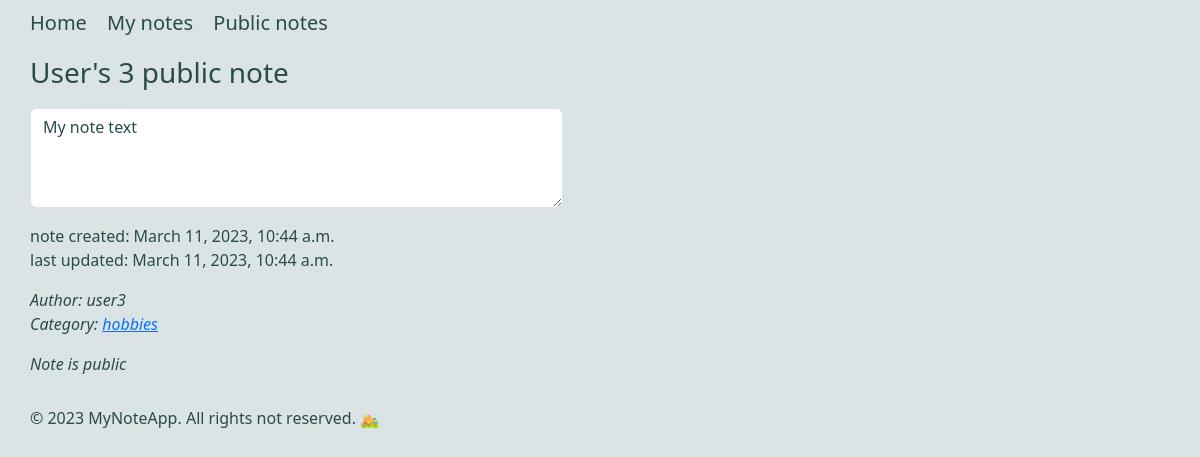
Screenshot of /note_42/ with the database file from the repository.
### notes/models.py (models this page shows, shortened)
class Note(models.Model):
    title = models.CharField(max_length=200)
    text = models.TextField()
    created_date = models.DateTimeField(auto_now_add=True)
    upd_date = models.DateTimeField(auto_now=True)
    reminder = models.DateTimeField(null=True, blank=True)
    author = models.ForeignKey(User, on_delete=models.CASCADE)
    category = models.ForeignKey(Category, on_delete=models.CASCADE, related_name='notes', null=True, blank=True)
    public = models.BooleanField(default=False)

class Category(models.Model):
    title = models.CharField(max_length=200)

### notes/views.py (the view)
# urls.py: path('note_<int:note_id>/', views.note_detail, name='note_detail'),
def note_detail(request, note_id):
    note = get_object_or_404(Note, pk=note_id)
    if note.author == request.user or note.public:
        return render(request, 'notes/note_detail.html', {'note': note})
    else:
        messages.error(request, "Requested note either does not exist or you do not have access to it.")
        return redirect('notes:homepage')

### notes/templates/notes/note_detail.html (shortened to what this page needs)
{% extends 'base.html' %}
{% block content %}
    <h3>{{ note.title }}</h3>
    <label for="note_text">
        <textarea class=form-control id="note_text" name="note_text" rows="10" cols="50" readonly>{{ note.text }}</textarea>
    </label>
    <p>
        note created: {{ note.created_date }}<br>
        last updated: {{ note.upd_date }}<br>
    </p>
    <p style="font-style: italic ">
        Author: {{ note.author.username}}<br>
        {% if note.category != None %}
            Category: <a href="{% url 'notes:category_detail' note.category_id %}">{{ note.category.title.lower }}</a>
        {% else %}
            No category
        {% endif %}
    </p>
    <p style="font-style: italic ">
        {% if note.public != True %}
            Note is private
        {% else %}
            Note is public
        {% endif %}
    </p>
{% endblock %}

### notes/static/notes/css/notes.css (style rules this page uses)
body { background-color: #dae4e5; }
h2, h3, p { color: #2b4a4a; margin-left: 30px; }
textarea { margin-top: 10px; width: 80%; height: 100px; color: #2b4a4a; }
#note_text { margin-left: 30px; margin-bottom: 10px; color: #2b4a4a; }

### rows the page displays
Note: title "User's 3 public note", note_text "My note text", created_date "March 11, 2023, 10:44 a.m.", upd_date "March 11, 2023, 10:44 a.m.", author.username "user3", category "hobbies"
